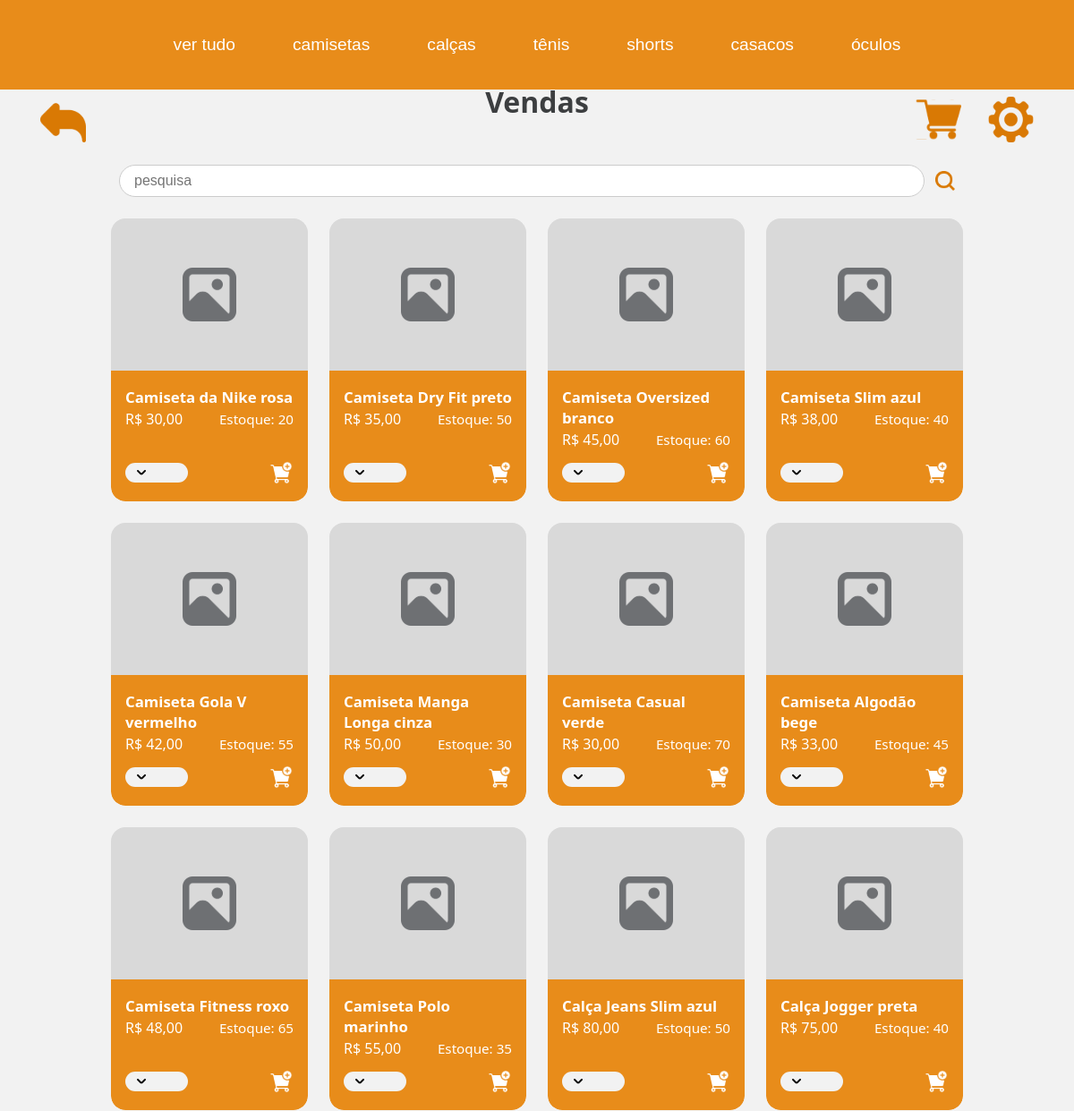
The app's page /paginas/vendas.php (upper part), older data.
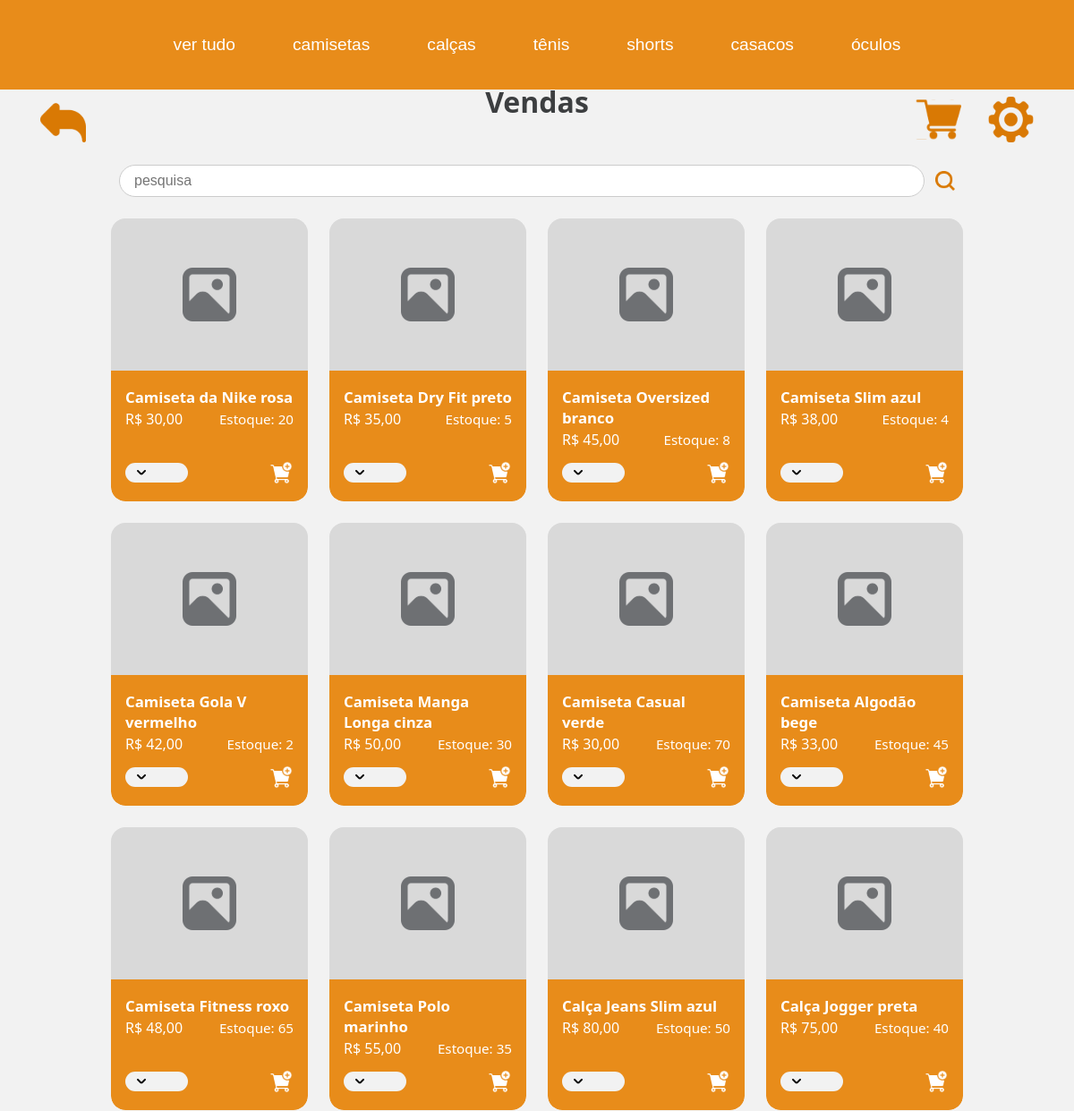
The same page, newer data.
### tables this page shows
CREATE TABLE IF NOT EXISTS produto (
  idproduto INT NOT NULL AUTO_INCREMENT,
  nome VARCHAR(200) NOT NULL,
  quantidade_estoque INT NOT NULL,
  preco_uni DECIMAL(10,2) NOT NULL,
  cor VARCHAR(45) NOT NULL,
  idtipo_produto INT NOT NULL,
  PRIMARY KEY (idproduto),
  FOREIGN KEY (idtipo_produto) REFERENCES tipo_produto(idtipo_produto)
);

### paginas/vendas.php (the view, shortened to what this page needs)
<?php
    include 'header.php';
    include_once '../db/conexao.php';
    $where = '';
?>
<!DOCTYPE html>
<html lang="pt-br">
<head>
    <link rel="stylesheet" href="../assets/css/style.css">
    <link rel="stylesheet" href="../assets/css/vendasStyle.css">
    <link rel="stylesheet" href="../assets/css/headerStyle.css">
</head>
<body>
    <div class="settings-icon left">
        <a href="home.php"><img src="../assets/img/voltar.svg" alt="Voltar"></a>
    </div>
    <div class="settings-icon right">
        <a href="carrinho.php"><img src="../assets/img/carrinho.svg" alt="carrinho"></a>
        <a href="../index.php"><img src="../assets/img/gear.svg" alt="Configurações"></a>
    </div>
    <div class="vendas-container">
        <div class="vendas-header">
            <div class="h1-right">Vendas</div>
        </div>
        <form class="vendas-search">
            <input type="text" placeholder="pesquisa" name="pesquisa">
            <button type="submit" class="vendas-search-btn"><img src="../assets/img/lupa.svg" alt="Buscar"></button>
        </form>
        <div class="vendas-lista">
            <?php
                $sql = "SELECT
                        produto.nome,
                        produto.preco_uni,
                        produto.cor,
                        produto.quantidade_estoque,
                        tipo_produto.tipo AS tipo
                        FROM produto
                        JOIN tipo_produto ON produto.idtipo_produto = tipo_produto.idtipo_produto $where";
                $result = mysqli_query($conn, $sql);
                if ($result && mysqli_num_rows($result) > 0) {
                while ($row = mysqli_fetch_assoc($result)) {
            ?>
            <div class="vendas-card">
                <div class="vendas-card-img">
                    <img src="../assets/img/prod_img.svg" alt="Produto">
                </div>
                <div class="vendas-card-info">
                    <div>
                        <div class="vendas-card-title"><?php echo $row['nome'], " ", $row['cor']; ?></div>
                        <div class="vendas-card-price-container">
                            <span class="vendas-card-price">R$ <?php echo number_format($row['preco_uni'], 2, ',', '.'); ?></span>
                            <span class="vendas-card-estoque">Estoque: <?php echo $row['quantidade_estoque']; ?></span>
                        </div>
                    </div>
                    <div class="vendas-card-actions">
                        <div class="dropdown">
                            <select name="tamanho" required>
                                <option value=""></option>
                                <?php
                                for($i=34; $i <= 45; $i++){
                                    echo "<option value='{$i}'>{$i}</option>";
                                }
                                ?>
                            </select>
                        </div>
                        <button class="icon-btn">
                            <img src="../assets/img/comprar.svg" alt="Carrinho" class="cart">
                        </button>
                    </div>
                </div>
            </div>
            <?php
                }
            } else {
                echo "<p style='margin: 20px;'>Nenhum produto encontrado.</p>";
            }
            ?>
        </div>
    </div>
</body>
</html>

### paginas/header.php (shortened to what this page needs)
<?php
$current_page = basename($_SERVER['PHP_SELF']);
?>
<head>
</head>
<div class="header-container">
    <div class="header-menu-bar">
        <div class="header-categorias">
            <a href="<?php echo $current_page; ?>?categoria="><button class="header-categoria">ver tudo</button></a>
            <a href="<?php echo $current_page; ?>?categoria=camiseta"><button class="header-categoria">camisetas</button></a>
            <a href="<?php echo $current_page; ?>?categoria=calca"><button class="header-categoria">calças</button></a>
            <a href="<?php echo $current_page; ?>?categoria=tenis"><button class="header-categoria">tênis</button></a>
            <a href="<?php echo $current_page; ?>?categoria=shorts"><button class="header-categoria">shorts</button></a>
            <a href="<?php echo $current_page; ?>?categoria=casaco"><button class="header-categoria">casacos</button></a>
            <a href="<?php echo $current_page; ?>?categoria=oculos"><button class="header-categoria">óculos</button></a>
        </div>
    </div>
</div>

### assets/css/style.css (style rules this page uses)
body { margin: 0; padding: 0; background: #F2F2F2; font-family: 'Segoe UI', Arial, sans-serif; height: 100vh; overflow: hidden; }
.h1-right { color: #3C3E40 !important; font-size: 2rem; font-weight: bold; margin: 0 auto; margin-bottom: 10px; }
.settings-icon { position: fixed; top: 72px; z-index: 1000; }
.settings-icon img { width: 51px; height: 51px; cursor: pointer; }
.settings-icon.left { left: 45px; }
.settings-icon.right { right: 45px; display: flex; gap: 30px; }

### assets/css/vendasStyle.css (style rules this page uses)
.vendas-container { padding: 32px 48px; height: calc(100vh - 100px); box-sizing: border-box; overflow-y: auto; position: relative; margin-top: 5%; }
.vendas-header { display: flex; align-items: center; justify-content: space-between; position: relative; z-index: 999; margin-bottom: 3.5%; }
.vendas-search { margin: 32px 0 24px 0; display: flex; align-items: center; gap: 8px; justify-content: center; }
.vendas-search input { width: 900px; max-width: 100%; padding: 8px 16px; border-radius: 20px; border: 1px solid #ccc; font-size: 1rem; }
.vendas-search-btn { background: none; border: none; cursor: pointer; padding: 0 0 0 4px; display: flex; align-items: center; }
.vendas-lista { display: grid; grid-template-columns: repeat(4, 220px); gap: 24px; justify-content: center; }
.vendas-card { background: #f2f2f2; border-radius: 16px; overflow: hidden; display: flex; flex-direction: column; min-height: 260px; width: 220px; }
.vendas-card-img { background: #d9d9d9; height: 170px; display: flex; align-items: center; justify-content: center; }
.vendas-card-info { background: #e88c1a; color: #fff; padding: 18px 16px 8px 16px; flex: 1; display: flex; flex-direction: column; justify-content: space-between; border-bottom-left-radius: 16px; border-bottom-right-radius: 16px; }
.vendas-card-title { font-weight: bold; margin-bottom: 2px; font-size: 1.05rem; }
.vendas-card-price { margin-bottom: 0; font-size: 1rem; }
.vendas-card-actions { display: flex; justify-content: space-between; align-items: flex-end; margin-top: 12px; }
.icon-btn { background: none; border: none; cursor: pointer; padding: 0; }
.vendas-card-price-container { display: flex; align-items: center; gap: 6px; }
.vendas-card-img img { width: 60px; }
.vendas-search-btn img { width: 22px; }
.dropdown { width: 70px; height: 35px; position: relative; }
.dropdown select { border: none; border-radius: 25px; font-size: 1rem; background-color: #f2f2f2; outline: none; transition: box-shadow 0.2s; color: #D97904; text-align: center; padding-left: 25px; cursor: pointer; appearance: none; background-image: url("../img/drop.svg"); background-repeat: no-repeat; background-position: left 10px center; background-size: 16px; width: 100%; height: 65%; }
.vendas-card-actions img.cart { width: 28px; vertical-align: middle; margin-right: 1%; margin-bottom: 10px; }
.vendas-card-estoque { margin-left: auto; display: block; text-align: right; font-size: 0.95rem; }
.settings-icon { margin-top: 3%; }

### assets/css/headerStyle.css (style rules this page uses)
.header-container { width: 100%; background: #fff; border-radius: 12px 12px 0 0; box-sizing: border-box; margin-bottom: 24px; position: fixed; top: 0; left: 0; z-index: 1000; }
.header-menu-bar { display: flex; align-items: center; justify-content: space-between; background: #e88c1a; padding: 0 32px; height: 100px; position: relative; }
.header-categorias { display: flex; flex: 1; justify-content: center; height: 100%; }
.header-categorias a { text-decoration: none; }
.header-categoria { background: transparent; border: none; color: #fff; font-size: 1.2rem; font-weight: 500; padding: 0 32px; height: 100px; display: flex; align-items: center; cursor: pointer; border-radius: 0; transition: background 0.2s, color 0.2s; margin: 0; }

Row changes from the older to the newer data that the page shows:
changed produto "Camiseta Dry Fit": quantidade_estoque "50" → "5"
changed produto "Camiseta Oversized": quantidade_estoque "60" → "8"
changed produto "Camiseta Slim": quantidade_estoque "40" → "4"
changed produto "Camiseta Gola V": quantidade_estoque "55" → "2"
